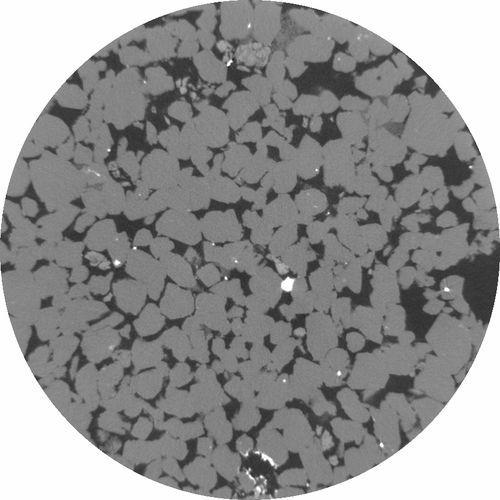
#> input picture imgs/granite.png, 500 x 500 px
$ python main.py   (older library calls are emulated)
#> lines starting #> are read from the running program, lines starting #| are printed output that depends on the picture
### src/dip_func.py
import os
import cv2 as cv
import numpy as np
import matplotlib.pyplot as plt


# from ./tests/blurring.py
def create_gaussian_filter(ksize:int, sigma:int):
    """ replace matlab function fspecial('gaussian', ksize, sigma)\\

        ksize   : int   kernel size\\
        sigma   : int   level of gaussian blurring\\
    """
    ax = np.arange(-ksize // 2 + 1., ksize // 2 + 1.)
    xx, yy = np.meshgrid(ax, ax)
    e = np.exp(-(xx**2 + yy**2) / (2. * sigma**2))
    return e / e.sum()


# [9 lines left out: function add_salt_and_pepper_noise, not called in this run]


# from ./tests/compare_fft.py
def get_fft_image(im):
    """ transform image into freq domain using FFT\n

        im  : image in spatial domain\n
    """
    im_fft = np.fft.fftshift( np.fft.fft2(im) )     # get the fft 2D, shift the zero into center
    im_fft_amplitude = np.log10(1 + np.abs(im_fft))
    im_fft_phase = np.angle(im_fft)
    return im_fft, im_fft_amplitude, im_fft_phase


def add_padding_kernel(kernel, size_like):
    """ multiplication in freq domain conducted in same size\n

        kernel  : the kernel\n
        size_like   : image whose desired size. Recomended to be the same w source image\n
    """
    delta_rows = size_like.shape[0] - kernel.shape[0]
    delta_cols = size_like.shape[1] - kernel.shape[1]
    # Pad Array A with zeros to match the size of Array B
    pad_top = delta_rows // 2
    pad_bottom = delta_rows - pad_top
    pad_left = delta_cols // 2
    pad_right = delta_cols - pad_left
    # Pad Array A from the center to match the size of Array B
    paded_kernel = np.pad(kernel, ((pad_top, pad_bottom), (pad_left, pad_right)), mode='constant')
    return paded_kernel


def get_inverse_filter(psf, K:float):
    """ get the inverse filter (Wiener Transfer Filter)\n
        Ideal   : G(u,v) = 1 / H(u,v)\n
        WTF     : G(u,v) = H*(u,v) / (|H(u,v)|^2 + K), where K = (noise_power/signal_power)^2\n

        psf : filter h(x,y) in spatial domain\n
    """
    # get OTF (optical transfer function): FFT of the PSF. In book it is H(u,v)
    otf = np.fft.fftshift( np.fft.fft2(psf) )       # get the fft 2D, shift the zero into center
    wtf = np.conj(otf) / (np.abs(otf)**2 + K)       # wiener transfer filter
    return wtf      # the ideal inverse filter


def deblurring_image_fdomain(Yuv, Guv):
    """ Deblur an image in the frequency domain.\n

        Yuv : Blurred image in the frequency domain.\n
        Guv : Inverse filter G(u,v). The ideal inverse filter G(u,v) = 1 / H(u,v).\n

        Returns:\n
        Xxy : Deblurred image in the spatial domain.\n
    """
    Xuv = np.multiply(Yuv, Guv)
    Xxy = np.fft.ifft2(np.fft.ifftshift(Xuv))
    Xxy = np.abs(Xxy).astype(np.uint8)  # normalize in 0-255 scale

    return Xxy


def image_mirroring_quadrant(im):
    """ the result is mirrored, I<>III, II<>IV \n"""
    h,w = im.shape[:2]
    im2 = np.zeros_like(im)
    im2[:h//2, :w//2] = im[h//2:, w//2:]    # II in im2 = IV in im
    im2[:h//2, w//2:] = im[h//2:, :w//2]    # I
    im2[h//2:, :w//2] = im[:h//2, w//2:]    # III
    im2[h//2:, w//2:] = im[:h//2, :w//2]    # IV
    return im2


# [13 lines left out: functions pyramid_upscaling, display_n_save, not called in this run]

### src/eval_func.py
import numpy as np
# from skimage.metrics import structural_similarity as ssim
# from tensorflow.keras.applications import VGG16
# from tensorflow.keras.models import Model


def calculate_mse(im1, im2):
    mse = np.mean((im1 - im2) ** 2)
    return mse

# [12 lines left out: functions calculate_snr, calculate_psnr, not called in this run]

# [15 lines of commented-out code are left out]


def calculate_ssim(im1, im2, k1=0.01, k2=0.03, L=255):
    """ compute Structural Similarity Index (SSIM) between two images.\\
        1 indicating a perfect match and -1 indicating a complete mismatch.\\

        im1  : Any   deblured images using wiener filter with certain psf\\
        im2  : Any   original image without blur\\
        k1, k2  : float constants used for stability control.\\
        L   : int   max value of pixel
    """
    c1 = (k1*L)**2
    c2 = (k2*L)**2
    im1 = im1.astype(np.float64)
    im2 = im2.astype(np.float64)
    mean1 = np.mean(im1)
    mean2 = np.mean(im2)
    var1 = np.var(im1)
    var2 = np.var(im2)
    cov12 = np.cov(im1.flat, im2.flat)[0,1]
    numerator = (2*mean1*mean2 + c1) * (2*cov12 + c2)
    denominator = (mean1**2 + mean2**2 + c1) * (var1 + var2 + c2)
    return numerator / denominator

### main.py
import cv2 as cv
from src.dip_func import *
from src.eval_func import *
import matplotlib.pyplot as plt


if __name__ == '__main__':
    im_path = './imgs/granite.png'
    ksize, sigma = 21, 7
    salt_prob, pepper_prob = 0, 0

    dK = 0.0001
    Kloops = 10000

    im0 = cv.imread(im_path, cv.IMREAD_GRAYSCALE)
#> im0 is the input picture: shape (500, 500); min 37, max 255, mean 146.2
    h,w = im0.shape[:2]
#> h = 500; w = 500

    # add blur n noise
    psf = create_gaussian_filter(ksize, sigma)
    psf_paded = add_padding_kernel(psf, size_like=im0)  # used in freq domain
#> in add_padding_kernel, `paded_kernel = np.pad(kernel, ((pad_top, pad_bottom), (pad_left, pad_r..`:
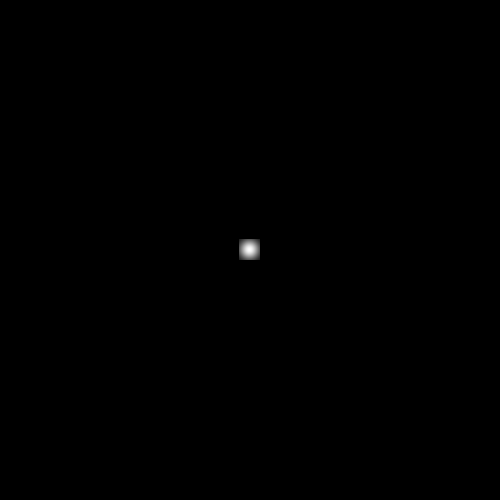
#> paded_kernel: shape (500, 500) float64; min 0, max 0.00432, mean 4e-06; drawn with min black and max white
#> in add_padding_kernel, `paded_kernel = np.pad(kernel, ((pad_top, pad_bottom), (pad_left, pad_r..`:
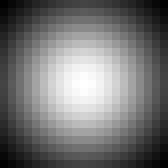
#> kernel: shape (21, 21) float64 (shown 8 times larger); min 0.000562, max 0.00432, mean 0.00227; drawn with min black and max white
    im_blur = cv.filter2D(im0, ddepth=cv.CV_8U, kernel=psf)   # add blur
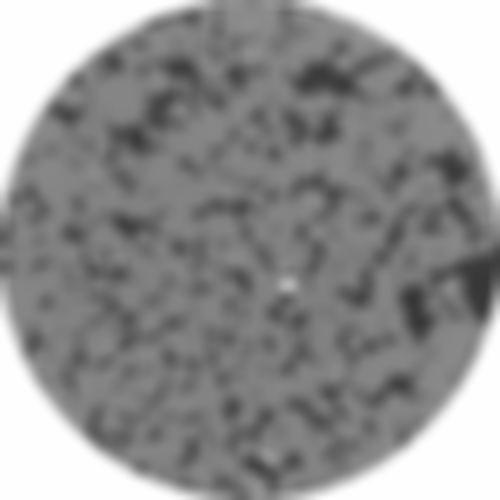
#> im_blur: shape (500, 500); min 55, max 254, mean 146.1

    # denoising
    if salt_prob != 0 and pepper_prob != 0:
        im_noisy = add_salt_and_pepper_noise(im_blur, salt_prob, pepper_prob)   # add noise
        im_denoised = cv.medianBlur(im_noisy, ksize=ksize)
    else: im_denoised = im_blur.copy()
    im_denoised_fft,_,_ = get_fft_image(im_denoised)
#> in get_fft_image, `im_fft_amplitude = np.log10(1 + np.abs(im_fft))`:
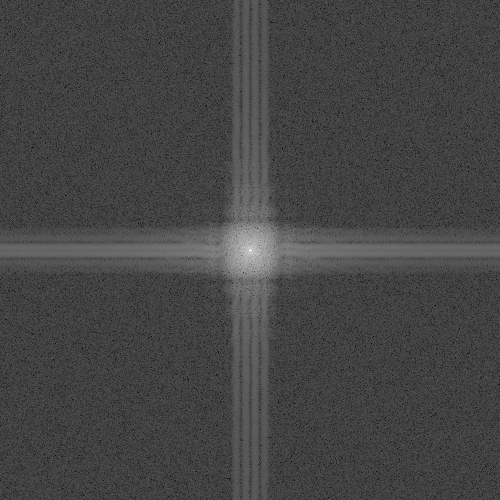
#> im_fft_amplitude: shape (500, 500) float64; min 0.108, max 7.56, mean 2.14; drawn with min black and max white
#> in get_fft_image, `im_fft_phase = np.angle(im_fft)`:
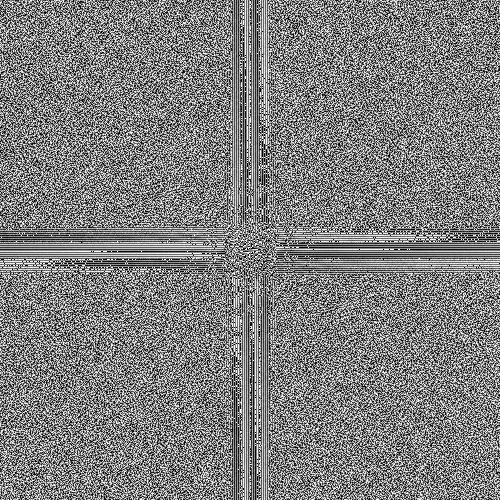
#> im_fft_phase: shape (500, 500) float64; min -3.14, max 3.14, mean -1.26e-05; drawn with min black and max white

    # deblurring
    arr_K = []
    arr_mse = []
    arr_ssim = []
    for i in range(0, Kloops):
        K = i * dK
        Guv = get_inverse_filter(psf_paded, K)
#> (the run stopped early here; a loop or call above may not have finished)
